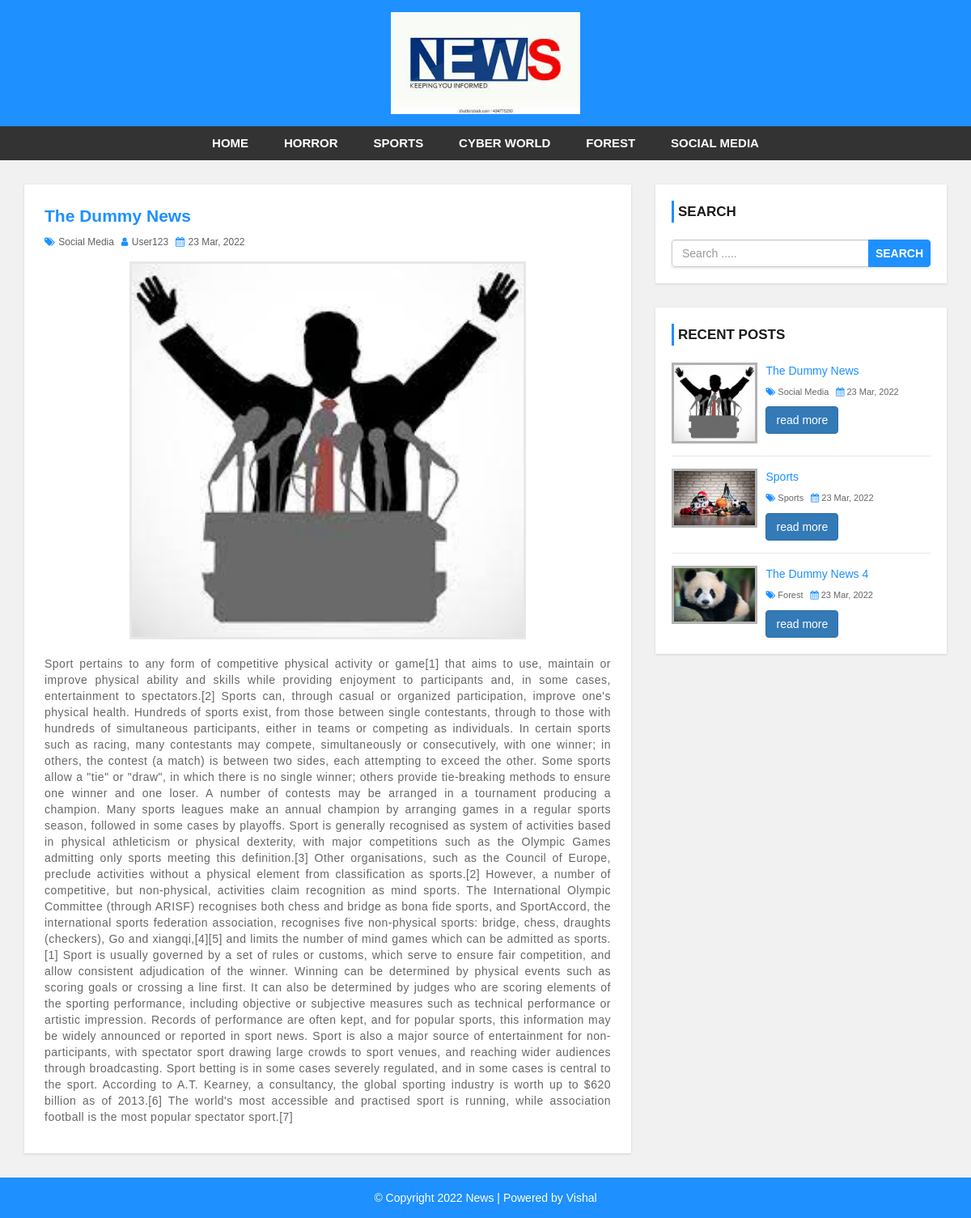
Page /single.php?id=50 on the committed database.
### tables this page shows
CREATE TABLE `settings` (
  `id` int(11) NOT NULL,
  `website_name` varchar(100) NOT NULL,
  `logo` varchar(100) NOT NULL,
  `website_footer` varchar(255) NOT NULL
);

CREATE TABLE `category` (
  `category_id` int(11) NOT NULL,
  `category_name` varchar(100) NOT NULL,
  `post` int(11) NOT NULL DEFAULT 0
);

CREATE TABLE `post` (
  `post_id` int(11) NOT NULL,
  `title` varchar(100) NOT NULL,
  `description` text NOT NULL,
  `category` varchar(100) NOT NULL,
  `post_date` varchar(50) NOT NULL,
  `author` int(11) NOT NULL,
  `post_img` varchar(100) NOT NULL
);

CREATE TABLE `user` (
  `user_id` int(10) UNSIGNED NOT NULL,
  `first_name` varchar(30) NOT NULL,
  `last_name` varchar(30) NOT NULL,
  `username` varchar(30) DEFAULT NULL,
  `password` varchar(40) DEFAULT NULL,
  `role` int(11) NOT NULL
);

### single.php (the view)
<?php include 'header.php'; ?>
<div id="main-content">
    <div class="container">
        <div class="row">
            <div class="col-md-8">
                <div class="post-container">
                    <?php
                    include "config.php";
                    if(isset($_GET['id'])){
                        $post_id = $_GET['id'];
                    }
                    $sql = "SELECT post.post_id,post.author, post.title,post.category,post.description,post.post_img, category.category_name, post.post_date, user.username  FROM post
                            LEFT JOIN category ON post.category = category.category_id
                            LEFT JOIN user ON post.author = user.user_id
                            WHERE post.post_id = $post_id
                            ";
                    $result = mysqli_query($conn, $sql) or die("Query Error");
                    if(mysqli_num_rows($result) > 0){
                        $row = mysqli_fetch_assoc($result);
                    }
                    ?>
                    <div class="post-content single-post">
                        <h3><?php echo $row['title'] ?></h3>
                        <div class="post-information">
                            <span>
                                <i class="fa fa-tags" aria-hidden="true"></i>
                                <a href="category.php?id=<?php echo $row['category']; ?>"><?php echo $row['category_name'] ?></a>
                            </span>
                            <span>
                                <i class="fa fa-user" aria-hidden="true"></i>
                                <a href='author.php?id=<?php echo $row['author'] ?>'><?php echo $row['username'] ?></a>
                            </span>
                            <span>
                                <i class="fa fa-calendar" aria-hidden="true"></i>
                                <?php echo $row['post_date'] ?>
                            </span>
                        </div>
                        <img class="single-feature-image" src="admin/upload/<?php echo $row['post_img']; ?>" alt="" />
                        <p class="description">
                            <?php echo $row['description'] ?>
                        </p>
                    </div>
                </div>
            </div>
            <?php include 'sidebar.php'; ?>
        </div>
    </div>
</div>
<?php include 'footer.php'; ?>

### header.php (shortened to what this page needs)
<?php
include "config.php";
$sql = "SELECT * FROM settings";
$result = mysqli_query($conn, $sql) or die("Query Faild");
if (mysqli_num_rows($result) > 0){
    $row = mysqli_fetch_assoc($result);
}
?>
<!DOCTYPE html>
<html lang="en">
<head>
    <link rel="stylesheet" href="css/bootstrap.min.css" />
    <link rel="stylesheet" href="css/font-awesome.css">
    <link rel="stylesheet" href="css/style.css">
</head>
<body>
    <div id="header">
        <div class="container">
            <div class="row">
                <div class=" col-md-offset-4 col-md-4">
                    <a href="index.php" id="logo"><img src="admin/images/<?php echo $row['logo']; ?>"></a>
                </div>
            </div>
        </div>
    </div>
    <div id="menu-bar">
        <div class="container">
            <div class="row">
                <?php
                include "config.php";
                $sql = "SELECT * FROM category WHERE post > 0";
                $result = mysqli_query($conn, $sql) or die("Query Faild");
                ?>
                <div class="col-md-12">
                    <ul class='menu'>
                        <li><a href="index.php">Home</a></li>
                        <?php
                        if (mysqli_num_rows($result) > 0) {
                            while ($row = mysqli_fetch_assoc($result)) {
                        ?>
                                <li><a href='category.php?id=<?php echo $row['category_id']; ?>'><?php echo $row['category_name']; ?></a></li>
                        <?php
                            }
                        }
                        ?>
                    </ul>
                </div>
            </div>
        </div>
    </div>

### sidebar.php
<?php
include("config.php");
$sql = "SELECT post.post_id, post.title,post.category,post.description,post.post_img, category.category_name, post.post_date FROM post
        LEFT JOIN category ON post.category = category.category_id
        LEFT JOIN user ON post.author = user.user_id
        ORDER BY post_id DESC LIMIT 0,3";
$result = mysqli_query($conn, $sql) or die("Query Error");
?>
<div id="sidebar" class="col-md-4">
    <div class="search-box-container">
        <h4>Search</h4>
        <form class="search-post" action="search.php" method="GET">
            <div class="input-group">
                <input type="text" name="search" class="form-control" placeholder="Search .....">
                <span class="input-group-btn">
                    <button type="submit" class="btn btn-danger">Search</button>
                </span>
            </div>
        </form>
    </div>
    <div class="recent-post-container">
        <h4>Recent Posts</h4>
        <?php
        if (mysqli_num_rows($result) > 0) {
            while ($row = mysqli_fetch_assoc($result)) {
        ?>
                <div class="recent-post">
                    <a class="post-img" href="single.php?id=<?php echo $row['post_id']; ?>">
                        <img src="admin/upload/<?php echo $row['post_img']; ?>" alt="Image not loaded" />
                    </a>
                    <div class="post-content">
                        <h5><a href="single.php?id=<?php echo $row['post_id']; ?>"><?php echo $row['title']; ?></a></h5>
                        <span>
                            <i class="fa fa-tags" aria-hidden="true"></i>
                            <a href='category.php?id=<?php echo $row['category']; ?>'><?php echo $row['category_name'] ?></a>
                        </span>
                        <span>
                            <i class="fa fa-calendar" aria-hidden="true"></i>
                            <?php echo $row['post_date']; ?>
                        </span>
                        <a class="btn btn-primary" href="single.php?id=<?php echo $row['post_id']; ?>">read more</a>
                    </div>
                </div>
        <?php
            }
        }
        ?>
    </div>
</div>

### footer.php
<?php
include 'config.php';
$sql = "SELECT website_footer FROM settings";
$result = mysqli_query($conn, $sql) or die("Query Faild");
if(mysqli_num_rows($result) > 0){
    $row = mysqli_fetch_assoc($result);
}
?>
<div id ="footer">
    <div class="container">
        <div class="row">
            <div class="col-md-12">
                <span><?php echo $row['website_footer']  ?></a></span>
            </div>
        </div>
    </div>
</div>
</body>
</html>

### css/style.css (style rules this page uses)
body { background: #f1f1f1; font-family: sans-serif,arial,Helvetica; }
a, a:hover, a:focus { text-decoration: none; outline: none; }
ul { margin:0; padding:0; list-style:none; }
form { background: #fff; padding: 25px; box-shadow:0 1px 3px rgba(0, 0, 0, 0.13); }
#header { background: #1e90ff; text-align: center; padding: 15px; }
#logo { display: inline-block; width: 65%; }
#logo img { width: 100%; }
#menu-bar { background: #333; text-align: center; }
#menu-bar .menu > li { display: inline-block; }
.menu > li > a { padding: 10px 20px; display: block; text-transform: uppercase; color: #fff; font-size: 15px; font-weight:600; transition:all 0.5s ease 0s; }
#main-content { padding: 30px 0; min-height: 750px; }
#main-content .post-container { background-color: #fff; padding: 25px; box-shadow: 0 1px 3px rgba(0, 0, 0, 0.13); }
#main-content .post-content { border-bottom: 1px solid #d1d1d1; padding: 0 0 30px; margin-bottom:30px; }
#main-content .post-content h3 { font-size: 21px; line-height: 28px; font-weight: 600; margin: 0 0 7px; }
#main-content .post-content .post-information span { color: #606060; font-size: 12px; text-transform: capitalize; margin: 0 5px 5px 0; display: inline-block; }
#main-content .post-content .post-information i { color: #1e90ff; margin-right: 1px; }
#main-content .post-content .post-information a { color: #606060; text-decoration: none; }
#main-content .post-content p, #main-content .single-post p { color: #666; font-size: 14px; letter-spacing: 0.5px; margin:0 0 10px; }
#main-content .single-post { border: none; margin-bottom: 0; padding-bottom: 0; }
#main-content .single-post h3 { color: #1e90ff; }
#main-content .single-post .post-information { margin: 0 0 10px; }
#main-content .single-post p { text-align: justify; }
#main-content .single-post img.single-feature-image { width: 70%; margin: 0 auto 20px; display: block; border: 3px solid #e7e7e7; }
i.fa { color:#222; }
#sidebar h4 { color: #1A1A1A; font-size: 17px; line-height: 27px; font-weight:600; text-transform: uppercase; padding: 0 0 0 5px; margin: 0 0 21px; border-left: 3px solid #1e90ff; }
#sidebar .search-box-container { background-color: #fff; padding: 20px; margin: 0 0 30px; box-shadow: 0 1px 3px rgba(0, 0, 0, 0.13); }
#sidebar .search-post { padding: 0; }
#sidebar .search-post input { color: #606060; }
#sidebar .search-post .btn { font-weight: 600; text-transform: uppercase; padding: 6px 8px; background-color: #1E90FF; border-color: #1E90FF; outline: none; }
#sidebar .recent-post-container { padding: 20px; background: #fff; box-shadow: 0 1px 3px rgba(0, 0, 0, 0.13); }
#sidebar .recent-post { border-bottom: 1px solid #e7e7e7; padding: 0 0 15px; margin: 0 0 15px; }
#sidebar .recent-post:last-child { margin: 0; padding: 0; border: none; }
#sidebar .recent-post .post-img { display: inline-block; width: 33%; border: 3px solid rgba(0,0,0,0.3); vertical-align: top; transition: border .3s; }
#sidebar .recent-post .post-img img { width: 100%; }
#sidebar .recent-post .post-content { width: 65%; display: inline-block; border: none; padding: 0 0 0 7px; margin: 0; }
#sidebar .recent-post h5 { font-size: 14px; line-height: 20px; margin: 0 0 5px; }
#sidebar .recent-post h5 a { color: #1E90FF; }
#sidebar .recent-post span { color: #666; font-size: 11px; display: inline-block; margin: 0 5px 10px 0; }
#sidebar .recent-post span a { color: #666; }
#sidebar .recent-post span i { color: #1E90FF; }
#footer { color: #fff; padding:15px 0; text-align:center; background-color:#1e90ff; }

### rows in the picture
settings: logo (picture), website_footer "© Copyright 2022 News | Powered by Vishal"
category: category_name "HORROR"
category: category_name "SPORTS"
category: category_name "CYBER WORLD"
category: category_name "FOREST"
category: category_name "SOCIAL MEDIA"
post: title "The Dummy News", category.category_name "Social Media", user.username "User123", post_date "23 Mar, 2022", post_img (picture), description "Sport pertains to any form of competitive physical activity or game[1] that aims to use, maintain or improve physical ability and skills while providing enjoyment to participants and, in some cases, entertainment to spectators.[2] Sports can, through casual or organized participation, improve one's physical health. Hundreds of sports exist, from those between single contestants, through to those with hundreds of simultaneous participants, either in teams or competing as individuals. In certain sports such as racing, many contestants may compete, simultaneously or consecutively, with one winner; in others, the contest (a match) is between two sides, each attempting to exceed the other. Some…"
post: post_img (picture), title "Sports", category.category_name "Sports", post_date "23 Mar, 2022"
post: post_img (picture), title "The Dummy News 4", category.category_name "Forest", post_date "23 Mar, 2022"
